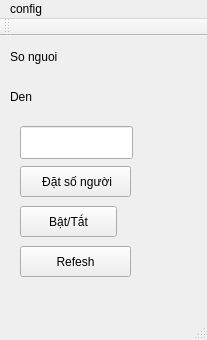
<?xml version="1.0" encoding="UTF-8"?>
<ui version="4.0">
 <class>Client_</class>
 <widget class="QMainWindow" name="Client_">
  <property name="geometry">
   <rect>
    <x>0</x>
    <y>0</y>
    <width>207</width>
    <height>340</height>
   </rect>
  </property>
  <property name="windowTitle">
   <string>Client_</string>
  </property>
  <widget class="QWidget" name="centralWidget">
   <widget class="QPushButton" name="pushButton">
    <property name="geometry">
     <rect>
      <x>20</x>
      <y>210</y>
      <width>111</width>
      <height>31</height>
     </rect>
    </property>
    <property name="text">
     <string>Refesh</string>
    </property>
   </widget>
   <widget class="QLineEdit" name="lineEdit">
    <property name="geometry">
     <rect>
      <x>20</x>
      <y>90</y>
      <width>113</width>
      <height>33</height>
     </rect>
    </property>
   </widget>
   <widget class="QPushButton" name="pushButton_2">
    <property name="geometry">
     <rect>
      <x>20</x>
      <y>170</y>
      <width>97</width>
      <height>31</height>
     </rect>
    </property>
    <property name="text">
     <string>Bật/Tắt</string>
    </property>
   </widget>
   <widget class="QLabel" name="label">
    <property name="geometry">
     <rect>
      <x>10</x>
      <y>10</y>
      <width>67</width>
      <height>21</height>
     </rect>
    </property>
    <property name="text">
     <string>So nguoi</string>
    </property>
   </widget>
   <widget class="QLabel" name="songuoi">
    <property name="geometry">
     <rect>
      <x>90</x>
      <y>10</y>
      <width>91</width>
      <height>21</height>
     </rect>
    </property>
    <property name="font">
     <font>
      <weight>75</weight>
      <bold>true</bold>
     </font>
    </property>
    <property name="text">
     <string/>
    </property>
   </widget>
   <widget class="QLabel" name="label_2">
    <property name="geometry">
     <rect>
      <x>10</x>
      <y>50</y>
      <width>67</width>
      <height>21</height>
     </rect>
    </property>
    <property name="text">
     <string>Den</string>
    </property>
   </widget>
   <widget class="QLabel" name="den">
    <property name="geometry">
     <rect>
      <x>90</x>
      <y>50</y>
      <width>91</width>
      <height>21</height>
     </rect>
    </property>
    <property name="text">
     <string/>
    </property>
   </widget>
   <widget class="QPushButton" name="pushButton_3">
    <property name="geometry">
     <rect>
      <x>20</x>
      <y>130</y>
      <width>111</width>
      <height>31</height>
     </rect>
    </property>
    <property name="text">
     <string> Đặt số người</string>
    </property>
   </widget>
  </widget>
  <widget class="QMenuBar" name="menuBar">
   <property name="geometry">
    <rect>
     <x>0</x>
     <y>0</y>
     <width>207</width>
     <height>27</height>
    </rect>
   </property>
   <widget class="QMenu" name="menuConfig">
    <property name="title">
     <string>config</string>
    </property>
    <addaction name="actionConnect"/>
    <addaction name="actionDisconnection"/>
    <addaction name="actionT"/>
   </widget>
   <addaction name="menuConfig"/>
  </widget>
  <widget class="QToolBar" name="mainToolBar">
   <attribute name="toolBarArea">
    <enum>TopToolBarArea</enum>
   </attribute>
   <attribute name="toolBarBreak">
    <bool>false</bool>
   </attribute>
  </widget>
  <widget class="QStatusBar" name="statusBar"/>
  <action name="actionConnect">
   <property name="text">
    <string>Ket noi</string>
   </property>
  </action>
  <action name="actionDisconnection">
   <property name="text">
    <string>Ngat ket noi</string>
   </property>
  </action>
  <action name="actionT">
   <property name="text">
    <string>Thoát</string>
   </property>
  </action>
 </widget>
 <layoutdefault spacing="6" margin="11"/>
 <resources/>
 <connections/>
</ui>
